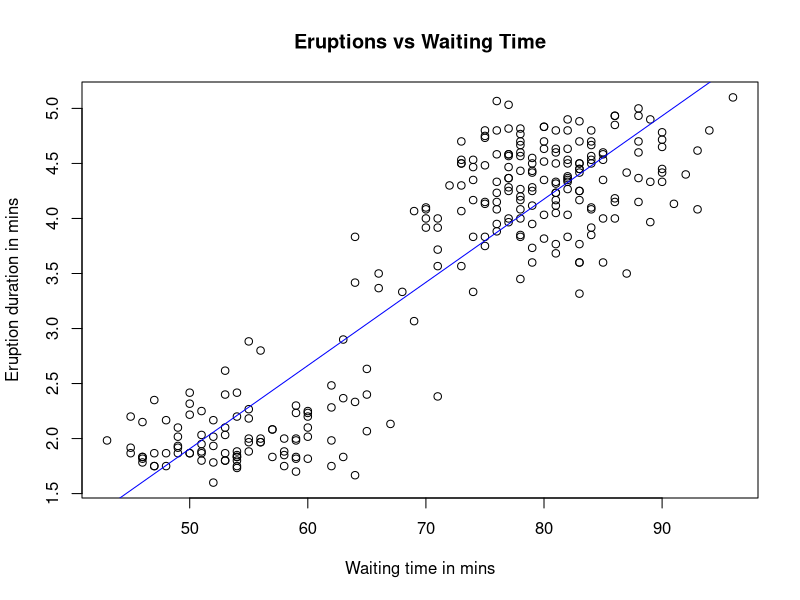
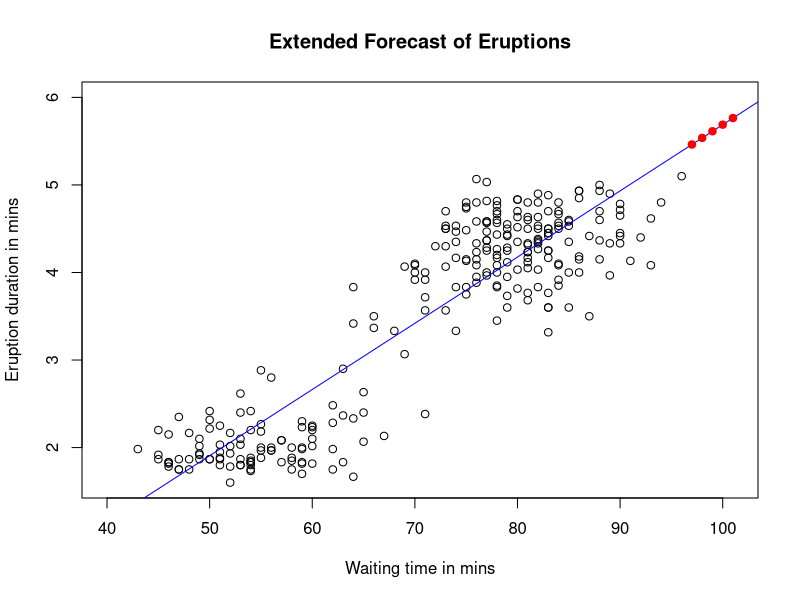
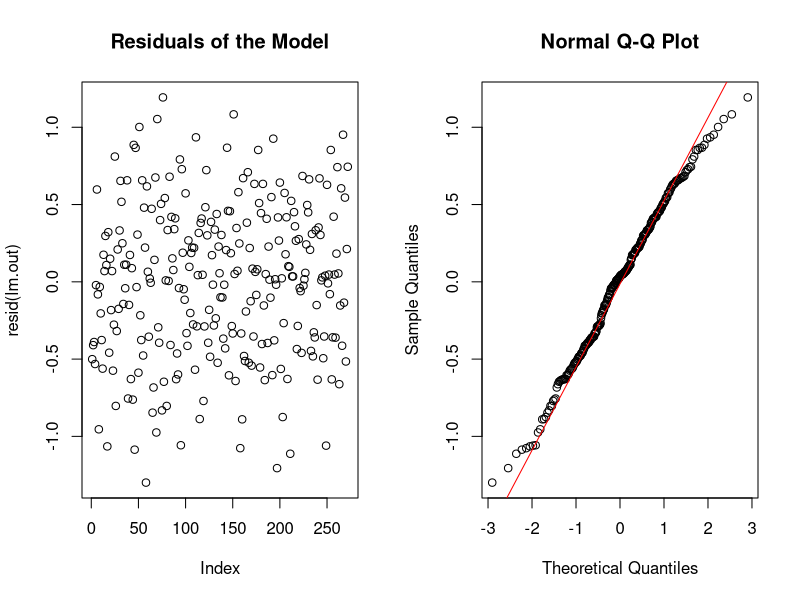
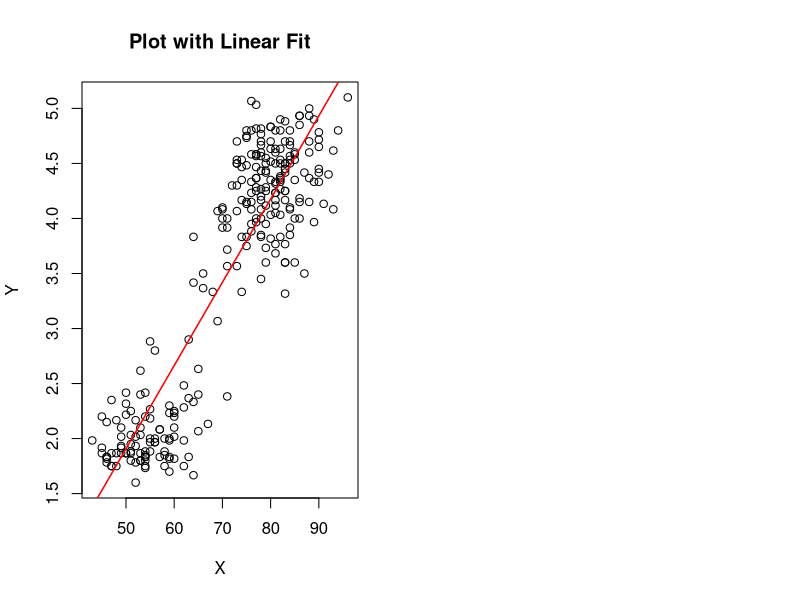

Recreate these plots in R, in order.
#Question 3.1

# Set the working directory
setwd("/desired/path")

# Load the dataset and inspect
data("faithful")
?faithful

# Plot eruptions against waiting times
plot(faithful$waiting, faithful$eruptions, main="Eruptions vs Waiting Time",
     xlab="Waiting time in mins", ylab="Eruption duration in mins")

# Fit the linear model
lm.out <- lm(eruptions ~ waiting, data=faithful)

# Display coefficients α and β
print(coefficients(lm.out))

# Add the regression line to the plot
abline(lm.out, col="blue")

# Display a summary of the model
print(summary(lm.out))

# Store the value of the adjusted R-squared
adjusted.R2 <- summary(lm.out)$adj.r.squared

# 95% confidence interval for waiting time of 80 minutes
print(predict(lm.out, newdata=data.frame(waiting=80), interval="confidence"))

# Generate a 5-step-ahead prediction
max_waiting <- max(faithful$waiting)
new_data <- data.frame(waiting=(max_waiting+1):(max_waiting+5))
predictions <- predict(lm.out, newdata=new_data, interval="prediction")

# Extend plot axes and add forecast points
plot(faithful$waiting, faithful$eruptions, xlim=c(40, max_waiting+5), ylim=c(1.6, 6),
     main="Extended Forecast of Eruptions", xlab="Waiting time in mins", ylab="Eruption duration in mins")
abline(lm.out, col="blue")
points(new_data$waiting, predictions[,1], col="red", pch=19)

# Residual diagnostics
par(mfrow=c(1,2))
plot(resid(lm.out), main="Residuals of the Model")
qqnorm(resid(lm.out))
qqline(resid(lm.out), col="red")

# Writing a custom lm() function
mylm <- function(x, y, DOPLOT=FALSE){
  xm <- x - mean(x)
  ym <- y - mean(y)
  b <- sum(xm * ym) / sum(xm^2)
  a <- mean(y) - b * mean(x)
  res <- y - a - b * x
  out <- list(myintercept=a, mycoef=b, residuals=res)
  if(DOPLOT){
    plot(x, y, main="Plot with Linear Fit", xlab="X", ylab="Y")
    abline(a, b, col='red', lwd=1.5)
  }
  return(out)
}

# Test the plotting capability
mylm(faithful$waiting, faithful$eruptions, DOPLOT=TRUE)


#Question 3.2-------------------------------------------------------------
#If you have heteroscedasticity in your data (i.e., the variance of the residuals is not constant), you can perform a Weighted Least Squares (WLS) regression using the same lm() function by specifying the weights argument:
# How to check if variance of residuals isn'y constant:
# - Residual Plot: If the residual plot shows a random scatter around the horizontal line at zero without any pattern, this suggests homoscedasticity. Patterns such as a funnel shape would indicate heteroscedasticity.



# Define the constants and parameters
# Define parameters
theta0 <- 3
theta1 <- 1.5
X <- c(1, 2, 5, 5.5, 9)
sigma <- 1.2
weights <- c(0.1, 0.1, 0.35, 0.35, 0.1)
N <- 100

# Simulate data
set.seed(123) # For reproducibility
epsilon <- rnorm(N, mean = 0, sd = sigma)
Y <- theta0 + theta1 * rep(X, length.out = N) + epsilon

# Fit Ordinary Least Squares (OLS)
ols_model <- lm(Y ~ rep(X, length.out = N))

# Fit Weighted Least Squares (WLS)
wls_model <- lm(Y ~ rep(X, length.out = N), weights = rep(weights, length.out = N))

# Display summaries for both models
summary_ols <- summary(ols_model)
summary_wls <- summary(wls_model)

# Output results
print("OLS Results:")
print(summary_ols)

print("WLS Results:")
print(summary_wls)

# Comparing parameter estimates
cat("Comparison of Parameter Estimates:\n")
cat("OLS Intercept:", summary_ols$coefficients[1,1], "WLS Intercept:", summary_wls$coefficients[1,1], "\n")
cat("OLS Slope:", summary_ols$coefficients[2,1], "WLS Slope:", summary_wls$coefficients[2,1], "\n")




